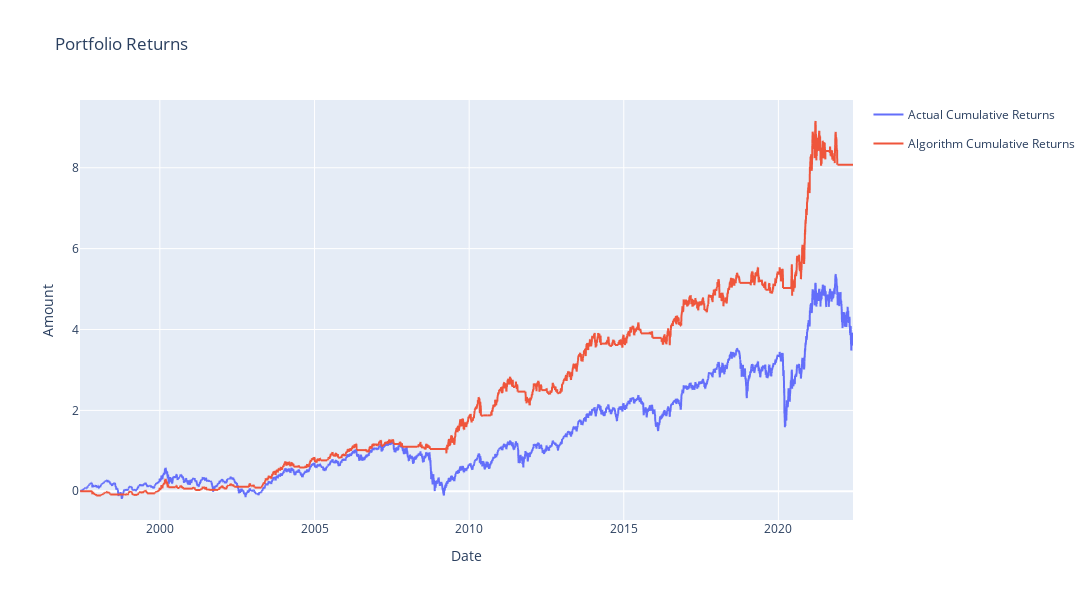

The code cell stored with this chart in its notebook:
### Code cell
plot_returns(dmac_ptf_df, 'RUSSELL 2000')

### Figure 1 — Plotly figure (JSON) as saved in the notebook; plotly's stock layout.template omitted (floating-point values rounded to 4 significant figures; data arrays with more than 128 entries replaced by an {"elided": "..."} marker saying what was removed)
{"data": [{"hovertemplate": "variable=Actual Cumulative Returns<br>Date=%{x}<br>value=%{y}<extra></extra>", "legendgroup": "Actual Cumulative Returns", "line": {"color": "#636efa", "dash": "solid"}, "marker": {"symbol": "circle"}, "mode": "lines", "name": "Actual Cumulative Returns", "showlegend": true, "type": "scattergl", "x": {"elided": "6292 str values"}, "xaxis": "x", "y": {"elided": "6292 float values"}, "yaxis": "y"}, {"hovertemplate": "variable=Algorithm Cumulative Returns<br>Date=%{x}<br>value=%{y}<extra></extra>", "legendgroup": "Algorithm Cumulative Returns", "line": {"color": "#EF553B", "dash": "solid"}, "marker": {"symbol": "circle"}, "mode": "lines", "name": "Algorithm Cumulative Returns", "showlegend": true, "type": "scattergl", "x": {"elided": "6292 str values"}, "xaxis": "x", "y": {"elided": "6292 float values"}, "yaxis": "y"}], "layout": {"height": 600, "title": {"text": "Portfolio Returns"}, "width": 1200, "xaxis": {"title": {"text": "Date"}}, "yaxis": {"title": {"text": "Amount"}}}}
